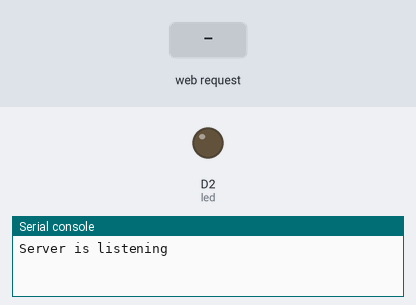
The program below on a simulated CircuitPython board. Parts: output pins drawn as LEDs (lit = HIGH), the last lines printed to the serial console. The test bench sets the inputs (shaded band).

Above: at 1.2 s.
1.3 s: HTTP request GET /led_on received
At 2.1 s:
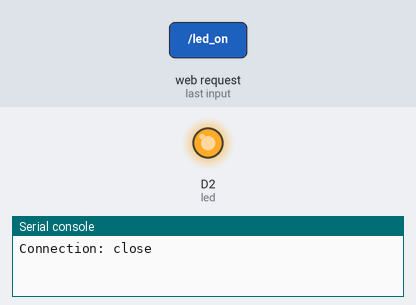
2.8 s: HTTP request GET /led_off received
At 3.3 s:
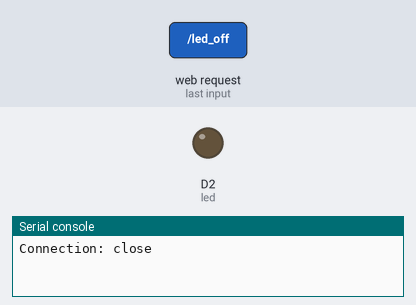
Timing chart, 0 to 5.8 s (numbered marks = the images above; inputs shaded):
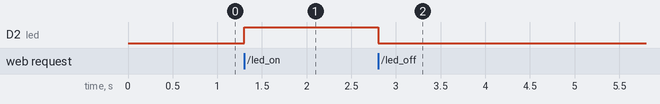

The program:

CircuitPythonCode.py
```python
import board
import digitalio
import wifi
import socketpool
import microcontroller
import os

# Set up our connection.  Don't worry about this part for now.

pool = socketpool.SocketPool(wifi.radio)
sock = pool.socket(pool.AF_INET, pool.SOCK_STREAM)
# sock.bind(('0.0.0.0', 8080))
sock.bind(('0.0.0.0', 8081))
sock.listen(1)

print("Server is listening")


# Create a variable called 'led' we can use to control our led light.
# We could give this variable any name, as long as it's the name we
# use from now on.

led = digitalio.DigitalInOut(board.D2)  # Onboard blue LED
led.direction = digitalio.Direction.OUTPUT


# Repeat forever
while True:


    # This part gets the ESP32 ready to send and receive messages from the internet!
    # Don't worry about this part for now, we will learn more about it another day...

    conn, addr = sock.accept()
    print("Connection from", addr)
    buffer = bytearray(1024)
    bytes_read = conn.recv_into(buffer)
    request_str = str(buffer[:bytes_read], 'utf-8')
    print("Request:", request_str)


    # Our IF statement:

    # What to do IF the message "led_on" is in the message...
    if 'GET /led_on' in request_str:

        #How about... If we get the message "led_on" turn on that led.

        # Student code here:
        led.value = True
        # End student code


        # Now Let's send a message back to let our user know what happened.

        # Send a message back that basically says:

        # "Dear Mr. Google chrome, prepare yourself for some text...
        # Okay here goes... "LED is now ON"

        response = "HTTP/1.1 200 OK\r\nContent-Type: text/html\r\n\r\nLED is now ON"


    #If the message "led_off" is in the get request...
    elif 'GET /led_off' in request_str:

        #Student code here:
        led.value = False
        ##End student code

        #Send a message back: "LED is now OFF"
        response = "HTTP/1.1 200 OK\r\nContent-Type: text/html\r\n\r\nLED is now OFF"

    #If you sent a message and I don't know what to do with it:
    else:
        response = "HTTP/1.1 404 Not Found\r\nContent-Type: text/html\r\n\r\nPage not found"


    conn.send(response.encode('utf-8'))
    conn.close()
```

Measured:
- after the input at 1.3 s, D2 (led): LOW → HIGH at once
- after the input at 2.8 s, D2 (led): HIGH → LOW at once
